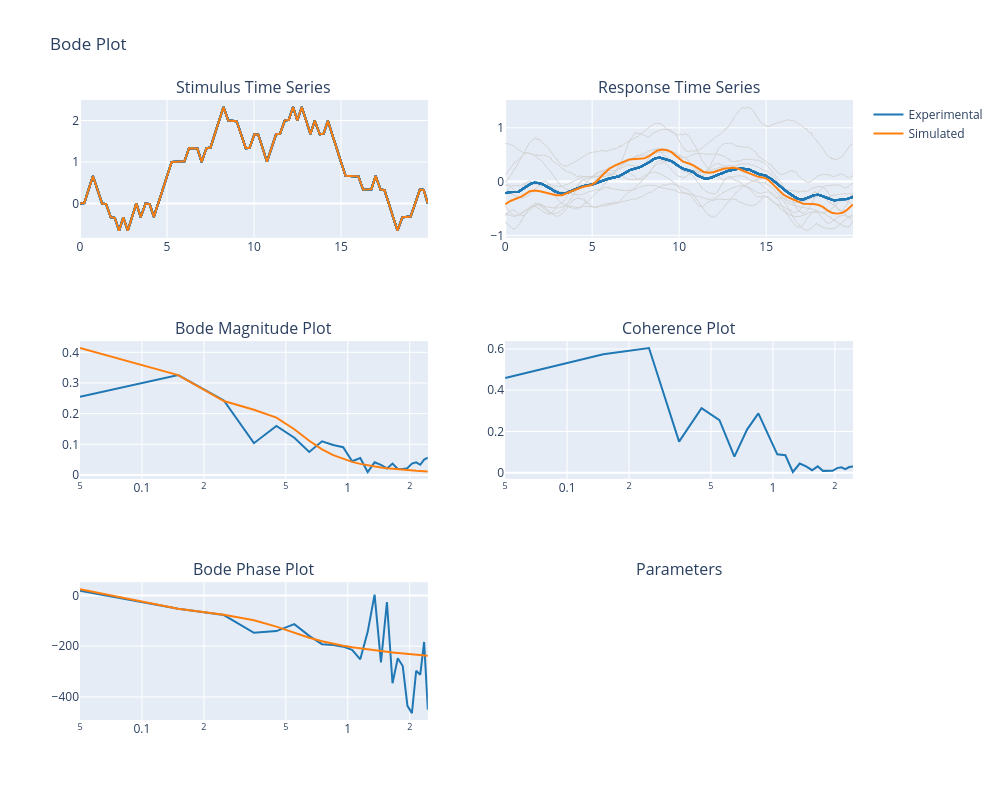

Write notebook code for a chart like this one.
### Code cell
# Create a model
model = P18(weight, height)
# model.params['W'] = 0.03
# model.params['dt'] = 0.15

model.fit(data_exp)
figure = model.plot()

print(model)
figure.show()

### Figure 1 — Plotly figure (JSON) as saved in the notebook; plotly's stock layout.template omitted (floating-point values rounded to 4 significant figures; data arrays with more than 128 entries replaced by an {"elided": "..."} marker saying what was removed)
{"data": [{"line": {"color": "lightgray", "width": 1}, "mode": "lines", "showlegend": false, "type": "scatter", "x": {"elided": "1800 float values"}, "xaxis": "x", "y": {"elided": "1800 float values"}, "yaxis": "y"}, {"line": {"color": "#1f77b4"}, "mode": "lines", "showlegend": false, "type": "scatter", "x": {"elided": "1800 float values"}, "xaxis": "x", "y": {"elided": "1800 float values"}, "yaxis": "y"}, {"line": {"color": "lightgray", "width": 1}, "mode": "lines", "showlegend": false, "type": "scatter", "x": {"elided": "1800 float values"}, "xaxis": "x", "y": {"elided": "1800 float values"}, "yaxis": "y"}, {"line": {"color": "#1f77b4"}, "mode": "lines", "showlegend": false, "type": "scatter", "x": {"elided": "1800 float values"}, "xaxis": "x", "y": {"elided": "1800 float values"}, "yaxis": "y"}, {"line": {"color": "lightgray", "width": 1}, "mode": "lines", "showlegend": false, "type": "scatter", "x": {"elided": "1800 float values"}, "xaxis": "x", "y": {"elided": "1800 float values"}, "yaxis": "y"}, {"line": {"color": "#1f77b4"}, "mode": "lines", "showlegend": false, "type": "scatter", "x": {"elided": "1800 float values"}, "xaxis": "x", "y": {"elided": "1800 float values"}, "yaxis": "y"}, {"line": {"color": "lightgray", "width": 1}, "mode": "lines", "showlegend": false, "type": "scatter", "x": {"elided": "1800 float values"}, "xaxis": "x", "y": {"elided": "1800 float values"}, "yaxis": "y"}, {"line": {"color": "#1f77b4"}, "mode": "lines", "showlegend": false, "type": "scatter", "x": {"elided": "1800 float values"}, "xaxis": "x", "y": {"elided": "1800 float values"}, "yaxis": "y"}, {"line": {"color": "lightgray", "width": 1}, "mode": "lines", "showlegend": false, "type": "scatter", "x": {"elided": "1800 float values"}, "xaxis": "x", "y": {"elided": "1800 float values"}, "yaxis": "y"}, {"line": {"color": "#1f77b4"}, "mode": "lines", "showlegend": false, "type": "scatter", "x": {"elided": "1800 float values"}, "xaxis": "x", "y": {"elided": "1800 float values"}, "yaxis": "y"}, {"line": {"color": "lightgray", "width": 1}, "mode": "lines", "showlegend": false, "type": "scatter", "x": {"elided": "1800 float values"}, "xaxis": "x", "y": {"elided": "1800 float values"}, "yaxis": "y"}, {"line": {"color": "#1f77b4"}, "mode": "lines", "showlegend": false, "type": "scatter", "x": {"elided": "1800 float values"}, "xaxis": "x", "y": {"elided": "1800 float values"}, "yaxis": "y"}, {"line": {"color": "lightgray", "width": 1}, "mode": "lines", "showlegend": false, "type": "scatter", "x": {"elided": "1800 float values"}, "xaxis": "x", "y": {"elided": "1800 float values"}, "yaxis": "y"}, {"line": {"color": "#1f77b4"}, "mode": "lines", "showlegend": false, "type": "scatter", "x": {"elided": "1800 float values"}, "xaxis": "x", "y": {"elided": "1800 float values"}, "yaxis": "y"}, {"line": {"color": "lightgray", "width": 1}, "mode": "lines", "showlegend": false, "type": "scatter", "x": {"elided": "1800 float values"}, "xaxis": "x", "y": {"elided": "1800 float values"}, "yaxis": "y"}, {"line": {"color": "#1f77b4"}, "mode": "lines", "showlegend": false, "type": "scatter", "x": {"elided": "1800 float values"}, "xaxis": "x", "y": {"elided": "1800 float values"}, "yaxis": "y"}, {"line": {"color": "lightgray", "width": 1}, "mode": "lines", "showlegend": false, "type": "scatter", "x": {"elided": "1800 float values"}, "xaxis": "x", "y": {"elided": "1800 float values"}, "yaxis": "y"}, {"line": {"color": "#1f77b4"}, "mode": "lines", "showlegend": false, "type": "scatter", "x": {"elided": "1800 float values"}, "xaxis": "x", "y": {"elided": "1800 float values"}, "yaxis": "y"}, {"line": {"color": "lightgray", "width": 1}, "mode": "lines", "showlegend": false, "type": "scatter", "x": {"elided": "1800 float values"}, "xaxis": "x", "y": {"elided": "1800 float values"}, "yaxis": "y"}, {"line": {"color": "#1f77b4"}, "mode": "lines", "showlegend": false, "type": "scatter", "x": {"elided": "1800 float values"}, "xaxis": "x", "y": {"elided": "1800 float values"}, "yaxis": "y"}, {"line": {"color": "lightgray", "width": 1}, "mode": "lines", "showlegend": false, "type": "scatter", "x": {"elided": "1800 float values"}, "xaxis": "x2", "y": {"elided": "1800 float values"}, "yaxis": "y2"}, {"line": {"color": "#1f77b4"}, "mode": "lines", "showlegend": false, "type": "scatter", "x": {"elided": "1800 float values"}, "xaxis": "x2", "y": {"elided": "1800 float values"}, "yaxis": "y2"}, {"line": {"color": "lightgray", "width": 1}, "mode": "lines", "showlegend": false, "type": "scatter", "x": {"elided": "1800 float values"}, "xaxis": "x2", "y": {"elided": "1800 float values"}, "yaxis": "y2"}, {"line": {"color": "#1f77b4"}, "mode": "lines", "showlegend": false, "type": "scatter", "x": {"elided": "1800 float values"}, "xaxis": "x2", "y": {"elided": "1800 float values"}, "yaxis": "y2"}, {"line": {"color": "lightgray", "width": 1}, "mode": "lines", "showlegend": false, "type": "scatter", "x": {"elided": "1800 float values"}, "xaxis": "x2", "y": {"elided": "1800 float values"}, "yaxis": "y2"}, {"line": {"color": "#1f77b4"}, "mode": "lines", "showlegend": false, "type": "scatter", "x": {"elided": "1800 float values"}, "xaxis": "x2", "y": {"elided": "1800 float values"}, "yaxis": "y2"}, {"line": {"color": "lightgray", "width": 1}, "mode": "lines", "showlegend": false, "type": "scatter", "x": {"elided": "1800 float values"}, "xaxis": "x2", "y": {"elided": "1800 float values"}, "yaxis": "y2"}, {"line": {"color": "#1f77b4"}, "mode": "lines", "showlegend": false, "type": "scatter", "x": {"elided": "1800 float values"}, "xaxis": "x2", "y": {"elided": "1800 float values"}, "yaxis": "y2"}, {"line": {"color": "lightgray", "width": 1}, "mode": "lines", "showlegend": false, "type": "scatter", "x": {"elided": "1800 float values"}, "xaxis": "x2", "y": {"elided": "1800 float values"}, "yaxis": "y2"}, {"line": {"color": "#1f77b4"}, "mode": "lines", "showlegend": false, "type": "scatter", "x": {"elided": "1800 float values"}, "xaxis": "x2", "y": {"elided": "1800 float values"}, "yaxis": "y2"}, {"line": {"color": "lightgray", "width": 1}, "mode": "lines", "showlegend": false, "type": "scatter", "x": {"elided": "1800 float values"}, "xaxis": "x2", "y": {"elided": "1800 float values"}, "yaxis": "y2"}, {"line": {"color": "#1f77b4"}, "mode": "lines", "showlegend": false, "type": "scatter", "x": {"elided": "1800 float values"}, "xaxis": "x2", "y": {"elided": "1800 float values"}, "yaxis": "y2"}, {"line": {"color": "lightgray", "width": 1}, "mode": "lines", "showlegend": false, "type": "scatter", "x": {"elided": "1800 float values"}, "xaxis": "x2", "y": {"elided": "1800 float values"}, "yaxis": "y2"}, {"line": {"color": "#1f77b4"}, "mode": "lines", "showlegend": false, "type": "scatter", "x": {"elided": "1800 float values"}, "xaxis": "x2", "y": {"elided": "1800 float values"}, "yaxis": "y2"}, {"line": {"color": "lightgray", "width": 1}, "mode": "lines", "showlegend": false, "type": "scatter", "x": {"elided": "1800 float values"}, "xaxis": "x2", "y": {"elided": "1800 float values"}, "yaxis": "y2"}, {"line": {"color": "#1f77b4"}, "mode": "lines", "showlegend": false, "type": "scatter", "x": {"elided": "1800 float values"}, "xaxis": "x2", "y": {"elided": "1800 float values"}, "yaxis": "y2"}, {"line": {"color": "lightgray", "width": 1}, "mode": "lines", "showlegend": false, "type": "scatter", "x": {"elided": "1800 float values"}, "xaxis": "x2", "y": {"elided": "1800 float values"}, "yaxis": "y2"}, {"line": {"color": "#1f77b4"}, "mode": "lines", "showlegend": false, "type": "scatter", "x": {"elided": "1800 float values"}, "xaxis": "x2", "y": {"elided": "1800 float values"}, "yaxis": "y2"}, {"line": {"color": "lightgray", "width": 1}, "mode": "lines", "showlegend": false, "type": "scatter", "x": {"elided": "1800 float values"}, "xaxis": "x2", "y": {"elided": "1800 float values"}, "yaxis": "y2"}, {"line": {"color": "#1f77b4"}, "mode": "lines", "showlegend": false, "type": "scatter", "x": {"elided": "1800 float values"}, "xaxis": "x2", "y": {"elided": "1800 float values"}, "yaxis": "y2"}, {"line": {"color": "#1f77b4"}, "mode": "lines", "name": "Experimental", "showlegend": true, "type": "scatter", "x": [0.05, 0.15, 0.25, 0.35, 0.45, 0.55, 0.65, 0.75, 0.85, 0.95, 1.05, 1.15, 1.25, 1.35, 1.45, 1.55, 1.65, 1.75, 1.85, 1.95, 2.05, 2.15, 2.25, 2.35, 2.45], "xaxis": "x3", "y": [0.2554, 0.3256, 0.2429, 0.1037, 0.16, 0.1215, 0.07509, 0.1098, 0.09768, 0.09044, 0.04474, 0.05504, 0.009653, 0.04125, 0.03295, 0.02129, 0.03713, 0.01942, 0.01913, 0.0221, 0.03709, 0.04135, 0.0333, 0.05024, 0.05617], "yaxis": "y3"}, {"line": {"color": "#1f77b4"}, "mode": "lines", "showlegend": false, "type": "scatter", "x": [0.05, 0.15, 0.25, 0.35, 0.45, 0.55, 0.65, 0.75, 0.85, 0.95, 1.05, 1.15, 1.25, 1.35, 1.45, 1.55, 1.65, 1.75, 1.85, 1.95, 2.05, 2.15, 2.25, 2.35, 2.45], "xaxis": "x5", "y": [18.61, -52.7, -77.26, -147.4, -140.6, -113.2, -159.5, -192.1, -195.5, -202.0, -214.5, -251.9, -143.6, 2.889, -264.1, -25.9, -346.2, -247.7, -278.3, -435.0, -463.9, -297.0, -312.3, -183.4, -450.8], "yaxis": "y5"}, {"line": {"color": "#1f77b4"}, "mode": "lines", "showlegend": false, "type": "scatter", "x": [0.05, 0.15, 0.25, 0.35, 0.45, 0.55, 0.65, 0.75, 0.85, 0.95, 1.05, 1.15, 1.25, 1.35, 1.45, 1.55, 1.65, 1.75, 1.85, 1.95, 2.05, 2.15, 2.25, 2.35, 2.45], "xaxis": "x4", "y": [0.459, 0.5738, 0.6046, 0.1506, 0.3128, 0.2546, 0.07765, 0.2099, 0.2871, 0.1803, 0.08874, 0.08439, 0.003081, 0.04429, 0.03027, 0.01181, 0.03068, 0.008533, 0.007335, 0.009157, 0.02193, 0.02576, 0.01736, 0.02701, 0.0302], "yaxis": "y4"}, {"line": {"color": "#ff7f0e"}, "mode": "lines", "showlegend": false, "type": "scatter", "x": {"elided": "1800 float values"}, "xaxis": "x", "y": {"elided": "1800 float values"}, "yaxis": "y"}, {"line": {"color": "#ff7f0e"}, "mode": "lines", "showlegend": false, "type": "scatter", "x": {"elided": "1800 float values"}, "xaxis": "x2", "y": {"elided": "1800 float values"}, "yaxis": "y2"}, {"line": {"color": "#ff7f0e"}, "mode": "lines", "name": "Simulated", "showlegend": true, "type": "scatter", "x": [0.05, 0.15, 0.25, 0.35, 0.45, 0.55, 0.65, 0.75, 0.85, 0.95, 1.05, 1.15, 1.25, 1.35, 1.45, 1.55, 1.65, 1.75, 1.85, 1.95, 2.05, 2.15, 2.25, 2.35, 2.45], "xaxis": "x3", "y": [0.4141, 0.3256, 0.2412, 0.2125, 0.1871, 0.1492, 0.1116, 0.08371, 0.06476, 0.05184, 0.04276, 0.03617, 0.03122, 0.0274, 0.02438, 0.02195, 0.01995, 0.01828, 0.01687, 0.01567, 0.01462, 0.01371, 0.01291, 0.0122, 0.01157], "yaxis": "y3"}, {"line": {"color": "#ff7f0e"}, "mode": "lines", "showlegend": false, "type": "scatter", "x": [0.05, 0.15, 0.25, 0.35, 0.45, 0.55, 0.65, 0.75, 0.85, 0.95, 1.05, 1.15, 1.25, 1.35, 1.45, 1.55, 1.65, 1.75, 1.85, 1.95, 2.05, 2.15, 2.25, 2.35, 2.45], "xaxis": "x5", "y": [24.84, -52.7, -76.56, -97.88, -123.0, -147.7, -167.0, -180.7, -190.6, -198.1, -204.0, -208.9, -213.0, -216.6, -219.7, -222.4, -224.9, -227.1, -229.1, -231.0, -232.7, -234.2, -235.6, -237.0, -238.2], "yaxis": "y5"}], "layout": {"annotations": [{"font": {"size": 16}, "showarrow": false, "text": "Stimulus Time Series", "x": 0.225, "xanchor": "center", "xref": "paper", "y": 1, "yanchor": "bottom", "yref": "paper"}, {"font": {"size": 16}, "showarrow": false, "text": "Response Time Series", "x": 0.775, "xanchor": "center", "xref": "paper", "y": 1, "yanchor": "bottom", "yref": "paper"}, {"font": {"size": 16}, "showarrow": false, "text": "Bode Magnitude Plot", "x": 0.225, "xanchor": "center", "xref": "paper", "y": 0.6111, "yanchor": "bottom", "yref": "paper"}, {"font": {"size": 16}, "showarrow": false, "text": "Coherence Plot", "x": 0.775, "xanchor": "center", "xref": "paper", "y": 0.6111, "yanchor": "bottom", "yref": "paper"}, {"font": {"size": 16}, "showarrow": false, "text": "Bode Phase Plot", "x": 0.225, "xanchor": "center", "xref": "paper", "y": 0.2222, "yanchor": "bottom", "yref": "paper"}, {"font": {"size": 16}, "showarrow": false, "text": "Parameters", "x": 0.775, "xanchor": "center", "xref": "paper", "y": 0.2222, "yanchor": "bottom", "yref": "paper"}], "height": 800, "title": {"text": "Bode Plot"}, "width": 1000, "xaxis": {"anchor": "y", "domain": [0, 0.45]}, "xaxis2": {"anchor": "y2", "domain": [0.55, 1]}, "xaxis3": {"anchor": "y3", "domain": [0, 0.45], "type": "log"}, "xaxis4": {"anchor": "y4", "domain": [0.55, 1], "type": "log"}, "xaxis5": {"anchor": "y5", "domain": [0, 0.45], "type": "log"}, "yaxis": {"anchor": "x", "domain": [0.7778, 1]}, "yaxis2": {"anchor": "x2", "domain": [0.7778, 1]}, "yaxis3": {"anchor": "x3", "domain": [0.3889, 0.6111]}, "yaxis4": {"anchor": "x4", "domain": [0.3889, 0.6111]}, "yaxis5": {"anchor": "x5", "domain": [0, 0.2222]}}}
